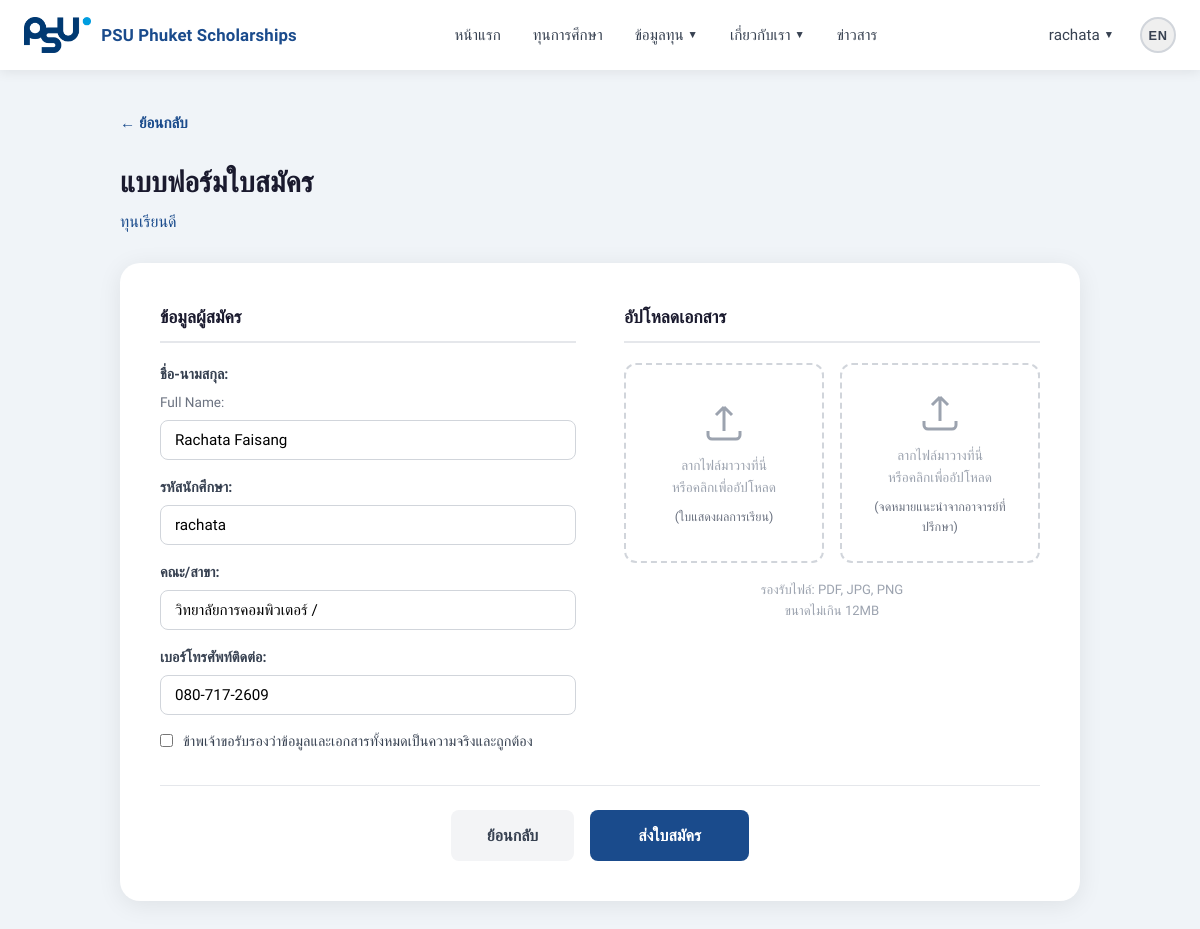
The app's page /scholarship/5/apply-form/ (signed in) with its own data.
### scholarships/models.py (models this page shows, shortened)
class Scholarship(models.Model):
    CATEGORY_CHOICES = [
        ('general', 'ทุนการศึกษาทั่วไป'),
        ('exchange', 'ทุนการศึกษาแลกเปลี่ยน'),
        ('fee_waiver', 'ทุนยกเว้นค่าธรรมเนียม'),
        ('lunch', 'ทุนอาหารกลางวัน'),
    ]
    STATUS_CHOICES = [
        ('active', 'เปิดรับสมัคร'),
        ('closed', 'ปิดรับสมัคร'),
        ('draft', 'ฉบับร่าง'),
    ]
    title = models.CharField(max_length=300)
    category = models.CharField(max_length=50, choices=CATEGORY_CHOICES)
    description = models.TextField()
    requirements = models.TextField()
    amount_per_semester = models.DecimalField(max_digits=10, decimal_places=2)
    capacity = models.IntegerField(default=1)
    start_date = models.DateField()
    end_date = models.DateField()
    status = models.CharField(max_length=20, choices=STATUS_CHOICES, default='active')
    created_by = models.ForeignKey(User, on_delete=models.SET_NULL, null=True)
    created_at = models.DateTimeField(auto_now_add=True)

class StudentProfile(models.Model):
    FACULTY_CHOICES = [
        ('computing', 'วิทยาลัยการคอมพิวเตอร์'),
        ('engineering', 'วิศวกรรมศาสตร์'),
        ('science', 'วิทยาศาสตร์'),
        ('management', 'การจัดการ'),
        ('other', 'อื่นๆ'),
    ]
    user = models.OneToOneField(User, on_delete=models.CASCADE, related_name='profile')
    student_id = models.CharField(max_length=20, unique=True)
    full_name = models.CharField(max_length=200)
    faculty = models.CharField(max_length=100, choices=FACULTY_CHOICES)
    major = models.CharField(max_length=200)
    phone_number = models.CharField(max_length=20, blank=True)
    gpax = models.FloatField(default=0.0)
    profile_image = models.ImageField(upload_to='profiles/', blank=True, null=True)
    created_at = models.DateTimeField(auto_now_add=True)

### scholarships/views.py (the view, shortened to what this page needs)
# urls.py: path('scholarship/<int:pk>/apply-form/', views.apply_form, name='apply_form'),
@login_required
def apply_form(request, pk):
    scholarship = Scholarship.objects.get(pk=pk)
    approved_count = Application.objects.filter(
        scholarship=scholarship, status__in=['pending', 'approved']).count()
    if approved_count >= scholarship.capacity:
        scholarship.status = 'closed'
        scholarship.save()
        messages.error(request, 'ขออภัย ทุนนี้รับสมัครครบแล้ว')
        return redirect('scholarship_detail', pk=pk)
    try:
        student_profile = request.user.profile
    except:
        student_profile = None
    return render(request, 'scholarships/apply.html', {
        'scholarship': scholarship,
        'student_profile': student_profile,
    })

### templates/scholarships/apply.html (shortened to what this page needs)
{% extends 'base.html' %}
{% load static %}
{% block content %}
<div class="apply-page">
    <div class="apply-container">
        <a href="javascript:history.back()" class="btn-back">← ย้อนกลับ</a>
        <h1 class="apply-main-title">แบบฟอร์มใบสมัคร</h1>
        <p class="apply-scholarship-name">{{ scholarship.title }}</p>
        <form method="post" enctype="multipart/form-data" class="apply-form-main">
            <div class="apply-two-col">
                <div class="apply-left">
                    <h2 class="apply-section-title">ข้อมูลผู้สมัคร</h2>
                    <div class="apply-field">
                        <label>ชื่อ-นามสกุล:</label>
                        <div class="apply-field-label">Full Name:</div>
                        <input type="text" name="full_name"
                            value="{{ student_profile.full_name|default:'' }}"
                            placeholder="ชื่อ-นามสกุล" required>
                    </div>
                    <div class="apply-field">
                        <label>รหัสนักศึกษา:</label>
                        <input type="text" name="student_id"
                            value="{{ student_profile.student_id|default:'' }}"
                            placeholder="รหัสนักศึกษา" required>
                    </div>
                    <div class="apply-field">
                        <label>คณะ/สาขา:</label>
                        <input type="text" name="faculty_major"
                            value="{% if student_profile %}{{ student_profile.get_faculty_display }} / {{ student_profile.major }}{% endif %}"
                            placeholder="คณะ / สาขา" required>
                    </div>
                    <div class="apply-field">
                        <label>เบอร์โทรศัพท์ติดต่อ:</label>
                        <input type="text" name="phone"
                            value="{{ student_profile.phone_number|default:'' }}"
                            placeholder="เช่น 081-234-5678">
                    </div>
                    <div class="apply-checkbox">
                        <input type="checkbox" id="confirmCheck" name="confirm" required>
                        <label for="confirmCheck">
                            ข้าพเจ้าขอรับรองว่าข้อมูลและเอกสารทั้งหมดเป็นความจริงและถูกต้อง
                        </label>
                    </div>
                </div>
                <div class="apply-right">
                    <h2 class="apply-section-title">อัปโหลดเอกสาร</h2>
                    <div class="upload-grid">
                        <div class="upload-box" id="transcriptBox"
                             onclick="document.getElementById('transcriptInput').click()">
                            <div class="upload-icon-area" id="transcriptIcon">
                                <svg viewBox="0 0 24 24" fill="none" stroke="currentColor"
                                     stroke-width="1.5" width="48" height="48">
                                    <path d="M12 16V4m0 0L8 8m4-4l4 4"/>
                                    <path d="M4 16v2a2 2 0 002 2h12a2 2 0 002-2v-2"/>
                                </svg>
                                <p>ลากไฟล์มาวางที่นี่<br>หรือคลิกเพื่ออัปโหลด</p>
                                <small>(ใบแสดงผลการเรียน)</small>
                            </div>
                        </div>
                        <div class="upload-box" id="recommendBox"
                             onclick="document.getElementById('recommendInput').click()">
                            <div class="upload-icon-area" id="recommendIcon">
                                <svg viewBox="0 0 24 24" fill="none" stroke="currentColor"
                                     stroke-width="1.5" width="48" height="48">
                                    <path d="M12 16V4m0 0L8 8m4-4l4 4"/>
                                    <path d="M4 16v2a2 2 0 002 2h12a2 2 0 002-2v-2"/>
                                </svg>
                                <p>ลากไฟล์มาวางที่นี่<br>หรือคลิกเพื่ออัปโหลด</p>
                                <small>(จดหมายแนะนำจากอาจารย์ที่ปรึกษา)</small>
                            </div>
                        </div>
                    </div>
                    <div class="upload-info">
                        <p>รองรับไฟล์: PDF, JPG, PNG</p>
                        <p>ขนาดไม่เกิน 12MB</p>
                    </div>
                </div>
            </div>
            <div class="apply-btn-row">
                <a href="javascript:history.back()" class="btn-back-form">ย้อนกลับ</a>
                <button type="submit" class="btn-submit-apply">ส่งใบสมัคร</button>
            </div>
        </form>
    </div>
</div>
{% endblock %}

### templates/partials/navbar.html (shortened to what this page needs)
{% load static i18n %}
<nav class="navbar">
    <div class="navbar-container">
        <a href="{% url 'home' %}" class="navbar-brand">
            <img src="{% static 'images/PSU_Logo.png' %}" alt="PSU Logo" class="navbar-logo-img">
            <span class="navbar-title">PSU Phuket Scholarships</span>
        </a>
        <ul class="navbar-nav">
            <li class="nav-item">
                <a href="{% url 'home' %}" class="nav-link">{% trans "หน้าแรก" %}</a>
            </li>
            <li class="nav-item">
                <a href="{% url 'scholarships' %}" class="nav-link">{% trans "ทุนการศึกษา" %}</a>
            </li>
            <li class="nav-item dropdown">
                <a href="#" class="nav-link dropdown-toggle">
                    {% trans "ข้อมูลทุน" %} <span class="dropdown-arrow">▼</span>
                </a>
            </li>
            <li class="nav-item dropdown">
                <a href="#" class="nav-link dropdown-toggle">
                    {% trans "เกี่ยวกับเรา" %} <span class="dropdown-arrow">▼</span>
                </a>
            </li>
            <li class="nav-item">
                <a href="{% url 'news' %}" class="nav-link">{% trans "ข่าวสาร" %}</a>
            </li>
        </ul>
        <div class="navbar-actions">
            {% if user.is_authenticated %}
                <div class="nav-item dropdown">
                    <a href="#" class="nav-link dropdown-toggle">
                        {{ user.username }} <span class="dropdown-arrow">▼</span>
                    </a>
                </div>
            {% else %}
                <button onclick="openLoginModal()" class="btn-login">{% trans "ลงชื่อเข้าใช้" %}</button>
            {% endif %}
            {% get_current_language as CURRENT_LANG %}
            <form action="{% url 'set_language' %}" method="post" style="margin:0">
                {% if CURRENT_LANG == 'th' %}
                    <button type="submit" class="lang-toggle">EN</button>
                {% else %}
                    <input name="language" type="hidden" value="th">
                    <button type="submit" class="lang-toggle">TH</button>
                {% endif %}
            </form>
        </div>
    </div>
</nav>

### records on screen
Scholarship: title "ทุนเรียนดี"
StudentProfile: full_name "Rachata Faisang", student_id "rachata", faculty_major "วิทยาลัยการคอมพิวเตอร์ /", phone "080-717-2609"

### other values on screen
{{ user.username }} "rachata"
